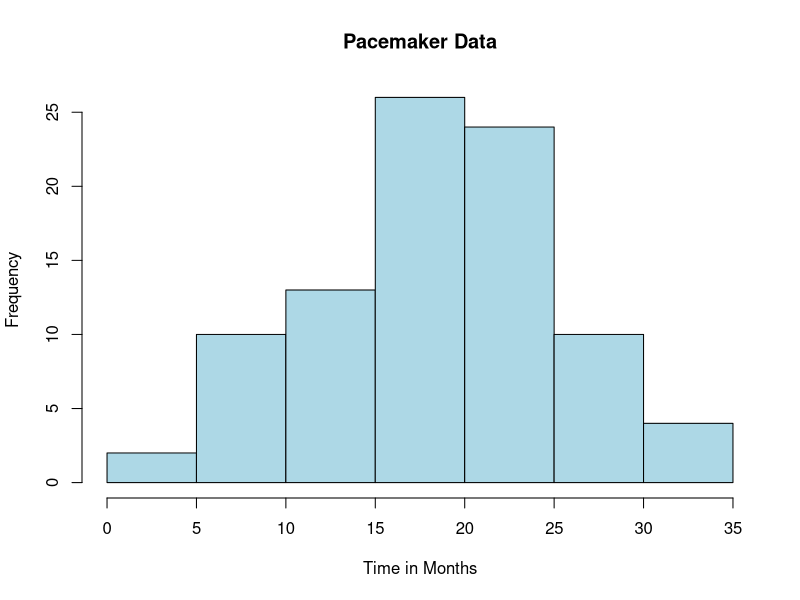

Source code (R):
## ---- chunk 1
library(tidyverse)
library(ggplot2)
## ---- chunk 2
problem1_df = 
  tibble(
    women_sample = c(1:11),
    fe_level = c(15.2, 9.3, 7.6, 11.9, 10.4, 9.7, 20.4, 9.4, 11.5, 9.4, 8.3)
    )
fivenum(c(15.2, 9.3, 7.6, 11.9, 10.4, 9.7, 20.4, 9.4, 11.5, 9.4, 8.3))
mean(c(15.2, 9.3, 7.6, 11.9, 10.4, 9.7, 20.4, 9.4, 11.5, 9.4, 8.3))
var(problem1_df$fe_level)
sd(problem1_df$fe_level)

## ---- chunk 3
problem3_df = read_table("./Pacemaker.txt")
## ---- chunk 4
hist(problem3_df$Time, col = "lightblue", main = "Pacemaker Data", xlab = "Time in Months")
## ---- chunk 5
mean(problem3_df$Time)
median(problem3_df$Time)
var(problem3_df$Time)
sd(problem3_df$Time)
